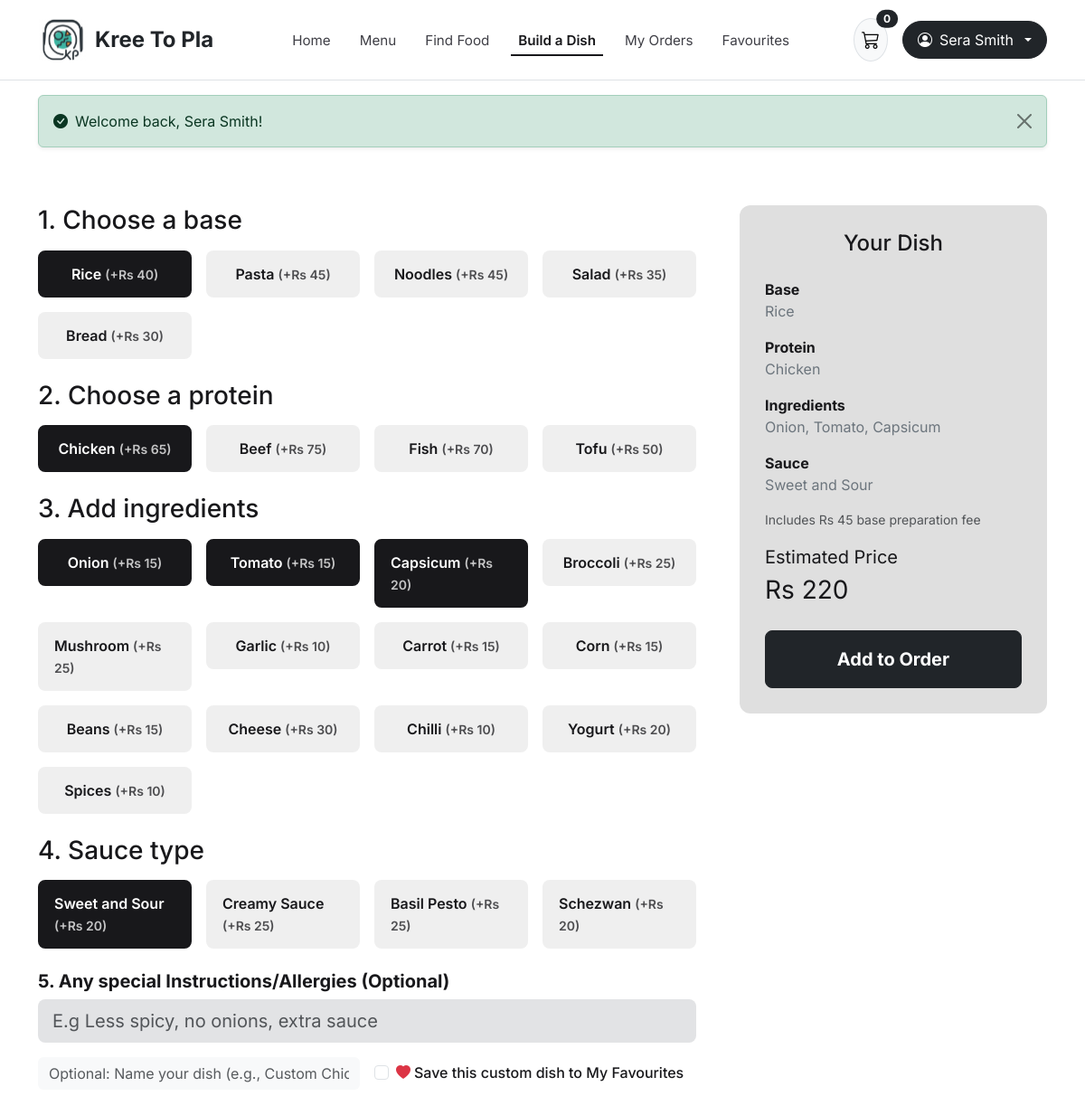
The page /build_dish.php (signed in) on the database its author committed.
### tables this page shows
CREATE TABLE Ingredient (
  ingredient_id   INT UNSIGNED AUTO_INCREMENT PRIMARY KEY,
  ingredient_name VARCHAR(150) NOT NULL,
  category        ENUM('Base', 'Protein', 'Vegetable', 'Sauce', 'Other') NOT NULL DEFAULT 'Vegetable',
  price           DECIMAL(10,2) NOT NULL DEFAULT 25.00,
  allergy_info    TEXT NULL,
  is_available    BOOLEAN NOT NULL DEFAULT TRUE,
  CONSTRAINT ck_ingredient_price CHECK (price >= 0)
);

### includes/security.php (called while the page is built, shortened)
<?php
function e(mixed $value): string
{
    return htmlspecialchars((string) ($value ?? ''), ENT_QUOTES | ENT_SUBSTITUTE, 'UTF-8');
}

### build_dish.php (the view, shortened to what this page needs)
<?php
require_once __DIR__ . '/includes/security.php';
$stmt = $pdo->query('SELECT * FROM Ingredient WHERE is_available = TRUE ORDER BY category, ingredient_id ASC');
$grouped = ['Base' => [], 'Protein' => [], 'Vegetable' => [], 'Sauce' => []];
foreach ($stmt->fetchAll() as $ing) {
    $cat = $ing['category'];
    if ($cat === 'Other') {
        $grouped['Vegetable'][] = $ing;
    } else {
        $grouped[$cat][] = $ing;
    }
}
require_once __DIR__ . '/includes/header.php';
?>
<div class="container py-5">
    <form method="POST" action="build_dish.php" id="js-build-dish-form" data-base-price="<?= (float) CUSTOM_DISH_BASE_PRICE ?>">
        <div class="row g-5 align-items-start">
            <div class="col-lg-8">
                <h3 class="fw-extrabold mb-3">1. Choose a base</h3>
                <div class="row row-cols-2 row-cols-md-4 g-3 mb-4">
                    <?php foreach ($grouped['Base'] as $idx => $ing): ?>
                        <div class="col">
                            <label class="kp-ing-pill w-100 justify-content-center">
                                <span><?= e($ing['ingredient_name']) ?> <small class="opacity-75">(+Rs <?= (int) $ing['price'] ?>)</small></span>
                            </label>
                        </div>
                    <?php endforeach; ?>
                </div>
                <h3 class="fw-extrabold mb-3">2. Choose a protein</h3>
                <div class="row row-cols-2 row-cols-md-4 g-3 mb-4">
                    <?php foreach ($grouped['Protein'] as $idx => $ing): ?>
                        <div class="col">
                            <label class="kp-ing-pill w-100 justify-content-center">
                                <span><?= e($ing['ingredient_name']) ?> <small class="opacity-75">(+Rs <?= (int) $ing['price'] ?>)</small></span>
                            </label>
                        </div>
                    <?php endforeach; ?>
                </div>
                <h3 class="fw-extrabold mb-3">3. Add ingredients</h3>
                <div class="row row-cols-2 row-cols-md-4 g-3 mb-4">
                    <?php foreach ($grouped['Vegetable'] as $idx => $ing): ?>
                        <div class="col">
                            <label class="kp-ing-pill w-100 justify-content-center">
                                <span><?= e($ing['ingredient_name']) ?> <small class="opacity-75">(+Rs <?= (int) $ing['price'] ?>)</small></span>
                            </label>
                        </div>
                    <?php endforeach; ?>
                </div>
                <h3 class="fw-extrabold mb-3">4. Sauce type</h3>
                <div class="row row-cols-2 row-cols-md-4 g-3 mb-4">
                    <?php foreach ($grouped['Sauce'] as $idx => $ing): ?>
                        <div class="col">
                            <label class="kp-ing-pill w-100 justify-content-center">
                                <span><?= e($ing['ingredient_name']) ?> <small class="opacity-75">(+Rs <?= (int) $ing['price'] ?>)</small></span>
                            </label>
                        </div>
                    <?php endforeach; ?>
                </div>
                <h5 class="fw-bold mb-2">5. Any special Instructions/Allergies (Optional)</h5>
                <input type="text" name="instructions" class="form-control form-control-lg bg-secondary-subtle border-0 mb-3"
                       placeholder="E.g Less spicy, no onions, extra sauce">
                <div class="row g-3 align-items-center">
                    <div class="col-md-6">
                        <input type="text" name="dish_name" class="form-control bg-light border-0"
                               placeholder="Optional: Name your dish (e.g., Custom Chicken Rice)">
                    </div>
                    <div class="col-md-6">
                        <div class="form-check">
                            <input class="form-check-input" type="checkbox" name="save_favourite" id="saveFavCheck" value="1">
                            <label class="form-check-label fw-medium" for="saveFavCheck">
                                <i class="bi bi-heart-fill text-danger me-1"></i>Save this custom dish to My Favourites
                            </label>
                        </div>
                    </div>
                </div>
            </div>
            <div class="col-lg-4">
                <div class="kp-summary-panel sticky-top" style="top: 100px; z-index: 10;">
                    <h4 class="fw-extrabold text-center mb-4">Your Dish</h4>
                    <div class="mb-3">
                        <div class="fw-bold">Base</div>
                        <div id="summary-base" class="text-secondary">Rice</div>
                    </div>
                    <div class="mb-3">
                        <div class="fw-bold">Protein</div>
                        <div id="summary-protein" class="text-secondary">Chicken</div>
                    </div>
                    <div class="mb-3">
                        <div class="fw-bold">Ingredients</div>
                        <div id="summary-veggies" class="text-secondary">Onion, Tomato, Capsicum</div>
                    </div>
                    <div class="mb-3">
                        <div class="fw-bold">Sauce</div>
                        <div id="summary-sauce" class="text-secondary">Sweet and Sour</div>
                    </div>
                    <div class="small text-muted mb-3">
                        Includes Rs <?= (int) CUSTOM_DISH_BASE_PRICE ?> base preparation fee
                    </div>
                    <div class="mb-4">
                        <div class="fw-extrabold fs-5">Estimated Price</div>
                        <div id="summary-price" class="fw-extrabold fs-3">Rs 200</div>
                    </div>
                    <button type="submit" class="btn btn-dark btn-lg w-100 fw-bold py-3">
                        Add to Order
                    </button>
                </div>
            </div>
        </div>
    </form>
</div>
<?php require_once __DIR__ . '/includes/footer.php'; ?>

### assets/css/style.css (style rules this page uses)
:root { --kp-black: #18181b; --kp-gray-bg: #d9d9d9; --kp-light-bg: #f4f4f5; --kp-accent-teal: #2dd4bf; --kp-accent-red: #dc2626; --kp-accent-amber: #d97706; --kp-purple: #6d5acd; }
body { font-family: 'Inter', -apple-system, BlinkMacSystemFont, sans-serif; color: var(--kp-black); background-color: #ffffff; }
.kp-ing-pill { display: flex; align-items: center; gap: 10px; background-color: #efefef; border: 2px solid transparent; border-radius: 8px; padding: 12px 16px; cursor: pointer; font-weight: 600; user-select: none; transition: all 0.15s ease; }
.kp-ing-pill.selected, .kp-ing-pill:has(input:checked) { background-color: #18181b; color: #ffffff; border-color: #18181b; }
.kp-summary-panel { background-color: #dfdfdf; border-radius: 12px; padding: 1.75rem; z-index: 10; }

### rows shown on the page
ingredient: ingredient_name "Rice", price "40"
ingredient: ingredient_name "Pasta", price "45"
ingredient: ingredient_name "Noodles", price "45"
ingredient: ingredient_name "Salad", price "35"
ingredient: ingredient_name "Bread", price "30"
ingredient: ingredient_name "Chicken", price "65"
ingredient: ingredient_name "Beef", price "75"
ingredient: ingredient_name "Fish", price "70"
ingredient: ingredient_name "Tofu", price "50"
ingredient: ingredient_name "Onion", price "15"
ingredient: ingredient_name "Tomato", price "15"
ingredient: ingredient_name "Capsicum", price "20"
ingredient: ingredient_name "Broccoli", price "25"
ingredient: ingredient_name "Mushroom", price "25"
ingredient: ingredient_name "Garlic", price "10"
ingredient: ingredient_name "Carrot", price "15"
ingredient: ingredient_name "Corn", price "15"
ingredient: ingredient_name "Beans", price "15"
ingredient: ingredient_name "Cheese", price "30"
ingredient: ingredient_name "Chilli", price "10"
ingredient: ingredient_name "Yogurt", price "20"
ingredient: ingredient_name "Spices", price "10"
ingredient: ingredient_name "Sweet and Sour", price "20"
ingredient: ingredient_name "Creamy Sauce", price "25"
ingredient: ingredient_name "Basil Pesto", price "25"
ingredient: ingredient_name "Schezwan", price "20"

### other values the page prints
$cartCount "0"
$_SESSION['user_name'] "Sera Smith"
$_SESSION['flash_success'] "Welcome back, Sera Smith!"
CUSTOM_DISH_BASE_PRICE "45"
